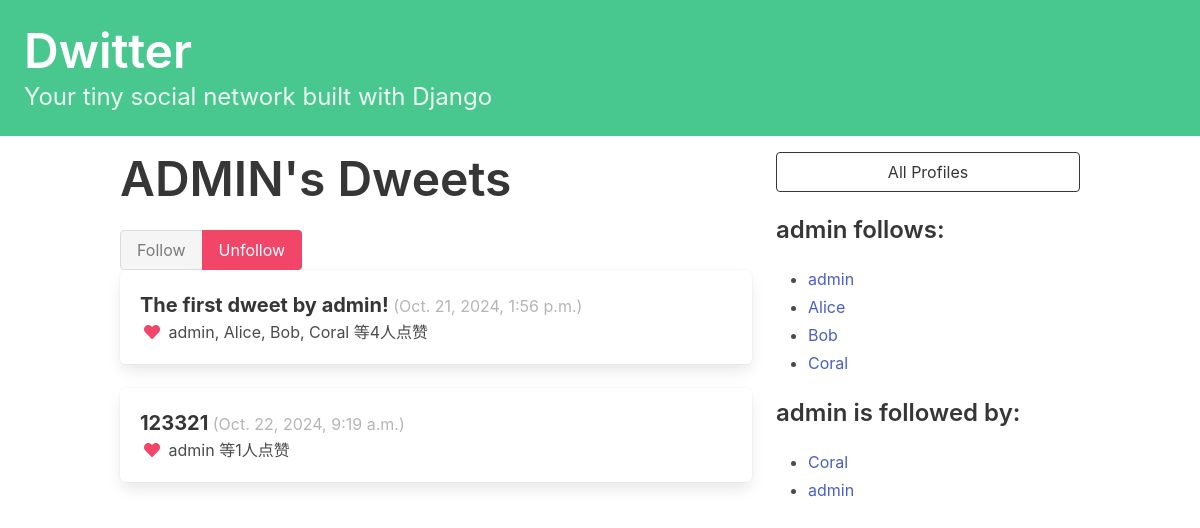
The page /profile/1 (signed in) on the database as committed earlier.
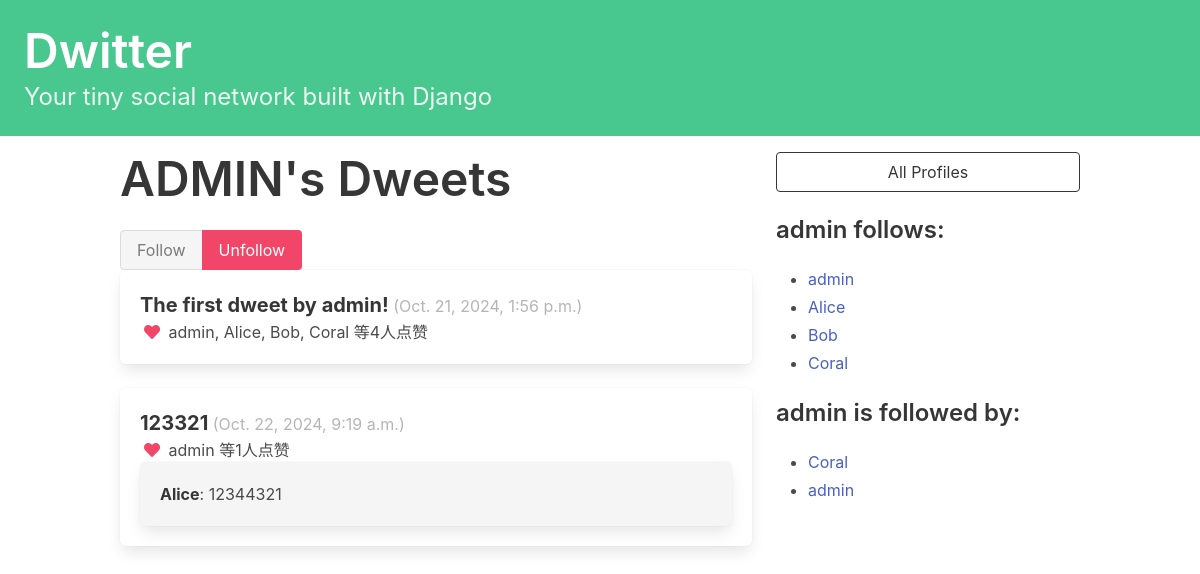
The same page on the database as committed later.
### dwitter/models.py (models this page shows, shortened)
class Profile(models.Model):
    user = models.OneToOneField(User, on_delete=models.CASCADE)
    follows = models.ManyToManyField(
        "self",
        related_name="followed_by",
        symmetrical=False,
        blank=True
    )
    def __str__(self):
        return self.user.username

class Dweet(models.Model):
    user = models.ForeignKey(
        User, related_name="dweets", on_delete=models.DO_NOTHING
    )
    body = models.CharField(max_length=140)
    created_at = models.DateTimeField(auto_now_add=True)
    likes = models.ManyToManyField(User, related_name="liked_dweets", blank=True)

class Comment(models.Model):
    user = models.ForeignKey(User, on_delete=models.CASCADE)
    dweet = models.ForeignKey(Dweet, related_name="comments", on_delete=models.CASCADE)
    body = models.TextField()
    created_at = models.DateTimeField(auto_now_add=True)

### dwitter/views.py (the view, shortened to what this page needs)
# urls.py: path("profile/<int:pk>", profile, name="profile"),
def profile(request, pk):
    if not hasattr(request.user, 'profile'):
        missing_profile = Profile(user=request.user)
        missing_profile.save()
    profile = Profile.objects.get(pk=pk)
    return render(request, "dwitter/profile.html", {"profile": profile})

### dwitter/templates/dwitter/profile.html (shortened to what this page needs)
{% extends 'base.html' %}
{% block content %}
<div class="column">
    <div class="block">
    <h1 class="title is-1">
        {{profile.user.username|upper}}'s Dweets
    </h1>
    </div>
    <form method="post">
        <div class="buttons has-addons">
        {% if profile in user.profile.follows.all %}
            <button class="button is-success is-static">Follow</button>
            <button class="button is-danger" name="follow" value="unfollow">
                Unfollow
            </button>
        {% else %}
            <button class="button is-success" name="follow" value="follow">
                Follow
            </button>
            <button class="button is-danger is-static">Unfollow</button>
        {% endif %}
        </div>
    </form>
    <div class="content">
        {% for dweet in profile.user.dweets.all %}
            <div class="box">
                <strong class="is-size-5">{{ dweet.body }}</strong>
                <span class="is-small has-text-grey-light">
                    ({{ dweet.created_at }})
                </span>
                <div>
                    {% if dweet.likes.count == 0 %}
                        <span class="icon has-text-grey-light">
                            <i class="far fa-heart"></i>
                        </span>
                    {% else %}
                        <span class="icon has-text-danger">
                            <i class="fas fa-heart"></i>
                        </span>
                        {% for like in dweet.likes.all %}
                            {{ like.username }}{% if not forloop.last %}, {% endif %}
                        {% endfor %}
                        {% if dweet.likes.count != 0 %}
                            等{{ dweet.likes.count }}人点赞
                        {% endif %}
                    {% endif %}
                </div>
                <div>
                    {% if dweet.comments.all %}
                        <div class="box" style="background-color: #f5f5f5;">
                            {% for comment in dweet.comments.all %}
                                <p><strong>{{ comment.user.username }}</strong>: {{ comment.body }}</p>
                            {% endfor %}
                        </div>
                    {% endif %}
                </div>
            </div>
        {% endfor %}
    </div>
</div>
<div class="column is-one-third">
    <div class="block">
        <a href="{% url 'dwitter:profile_list' %}">
            <button class="button is-dark is-outlined is-fullwidth">
                All Profiles
            </button>
        </a>
    </div>
    <div class="block">
        <h3 class="title is-4">
            {{profile.user.username}} follows:
        </h3>
        <div class="content">
            <ul>
            {% for following in profile.follows.all %}
                <li>
                    <a href="{% url 'dwitter:profile' following.id %}">
                        {{ following }}
                    </a>
                </li>
            {% endfor %}
            </ul>
        </div>
    </div>
    <div class="block">
        <h3 class="title is-4">
            {{profile.user.username}} is followed by:
        </h3>
        <div class="content">
            <ul>
            {% for follower in profile.followed_by.all %}
                <li>
                    <a href="{% url 'dwitter:profile' follower.id %}">
                        {{ follower }}
                    </a>
                </li>
            {% endfor %}
            </ul>
        </div>
    </div>
</div>
{% endblock content %}

### dwitter/templates/base.html (shortened to what this page needs)
<!DOCTYPE html>
<html lang="en">
<head>
    <link rel="stylesheet" href="https://cdn.jsdelivr.net/npm/bulma@0.9.3/css/bulma.min.css">
    <link rel="stylesheet" href="https://cdnjs.cloudflare.com/ajax/libs/font-awesome/5.15.3/css/all.min.css">
</head>
<body>
    <a href="{% url 'dwitter:dashboard' %} ">
        <section class="hero is-small is-success mb-4">
            <div class="hero-body">
                <h1 class="title is-1">Dwitter</h1>
                <p class="subtitle is-4">
                    Your tiny social network built with Django
                </p>
            </div>
        </section>
    </a>
    <div class="container">
        <div class="columns">
            {% block content %}{% endblock content %}
        </div>
    </div>
</body>
</html>

Rows that differ between the two databases and show on the page:
added Comment: user.username "Alice", body "12344321", shown under Dweet "Oct. 22, 2024, 9:19 a.m."
